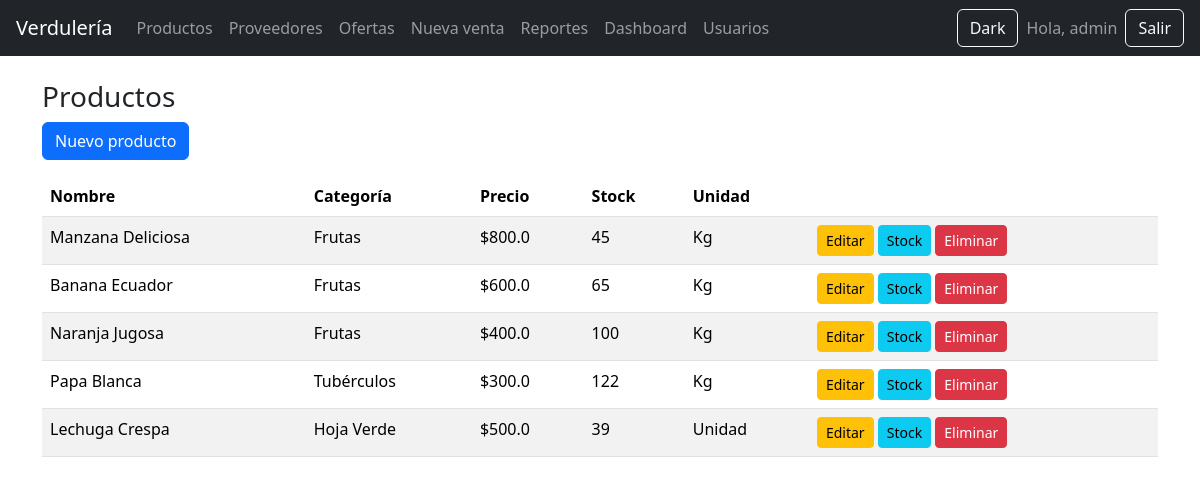
The page /productos/ (signed in) on the database as committed earlier.
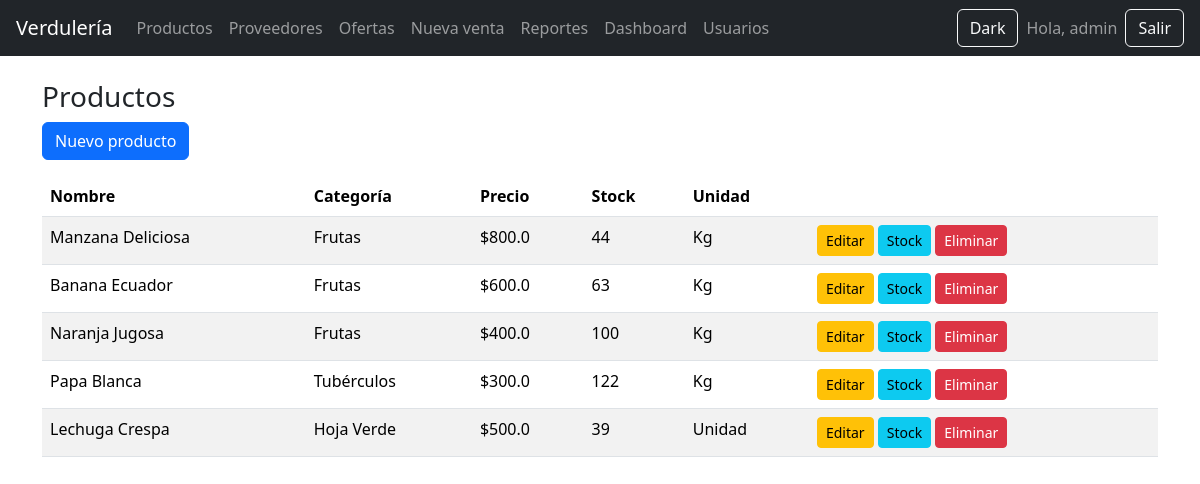
The same page on the database as committed later.
### tables this page shows
CREATE TABLE productos (
        id INTEGER PRIMARY KEY AUTOINCREMENT,
        nombre TEXT NOT NULL,
        precio REAL NOT NULL,
        stock INTEGER NOT NULL DEFAULT 0,
        categoria_id INTEGER,
        unidad_id INTEGER,
        FOREIGN KEY (categoria_id) REFERENCES categorias(id),
        FOREIGN KEY (unidad_id) REFERENCES unidades(id)
    );

CREATE TABLE categorias (
        id INTEGER PRIMARY KEY AUTOINCREMENT,
        nombre TEXT NOT NULL UNIQUE
    );

CREATE TABLE unidades (
        id INTEGER PRIMARY KEY AUTOINCREMENT,
        nombre TEXT NOT NULL UNIQUE
    );

### app/routes/productos.py (the view)
@productos_bp.route("/")
@login_required
def lista():
    db = get_db()
    productos = db.execute("""
        SELECT
            p.id,
            p.nombre,
            p.precio,
            p.stock,
            c.nombre AS categoria,
            u.nombre AS unidad
        FROM productos p
        LEFT JOIN categorias c ON p.categoria_id = c.id
        LEFT JOIN unidades u ON p.unidad_id = u.id
    """).fetchall()
    return render_template("productos/lista.html", productos=productos)

### app/__init__.py (called while the page is built)
def create_app():
    app = Flask(__name__)
    app.secret_key = "clave-super-secreta"
    app.register_blueprint(auth_bp)
    app.register_blueprint(productos_bp)
    app.register_blueprint(ventas_bp)
    app.register_blueprint(reportes_bp)
    app.register_blueprint(admin_bp)
    app.register_blueprint(usuarios_bp)
    app.register_blueprint(proveedores_bp)
    app.register_blueprint(ofertas_bp)
    @app.route("/")
    def index():
        return render_template("index.html")
    @app.teardown_appcontext
    def teardown_db(exception):
        close_db()
    return app

### db.py (called while the page is built)
def get_db():
    if "db" not in g:
        g.db = sqlite3.connect(DB_NAME)
        g.db.row_factory = sqlite3.Row
    return g.db

### app/templates/productos/lista.html
{% extends "base.html" %}
{% block contenido %}
<h3>Productos</h3>
<a href="/productos/nuevo" class="btn btn-primary mb-3">Nuevo producto</a>
<table class="table table-striped">
<thead>
<tr>
    <th>Nombre</th>
    <th>Categoría</th>
    <th>Precio</th>
    <th>Stock</th>
    <th>Unidad</th>
    <th></th>
</tr>
</thead>
<tbody>
{% for p in productos %}
<tr>
    <td>{{p[1]}}</td>
    <td>{{p[4]}}</td>
    <td>${{p[2]}}</td>
    <td>{{p[3]}}</td>
    <td>{{p[5]}}</td>
    <td>
        <a class="btn btn-sm btn-warning" href="/productos/editar/{{p.id}}">Editar</a>
        <a class="btn btn-sm btn-info" href="/productos/stock/{{p.id}}">Stock</a>
        <a class="btn btn-sm btn-danger" href="/productos/delete/{{p.id}}">Eliminar</a>
    </td>
</tr>
{% endfor %}
</tbody>
</table>
{% endblock %}

Rows that differ between the two databases and show on the page:
changed productos "Manzana Deliciosa": stock "45" → "44"
changed productos "Banana Ecuador": stock "65" → "63"
